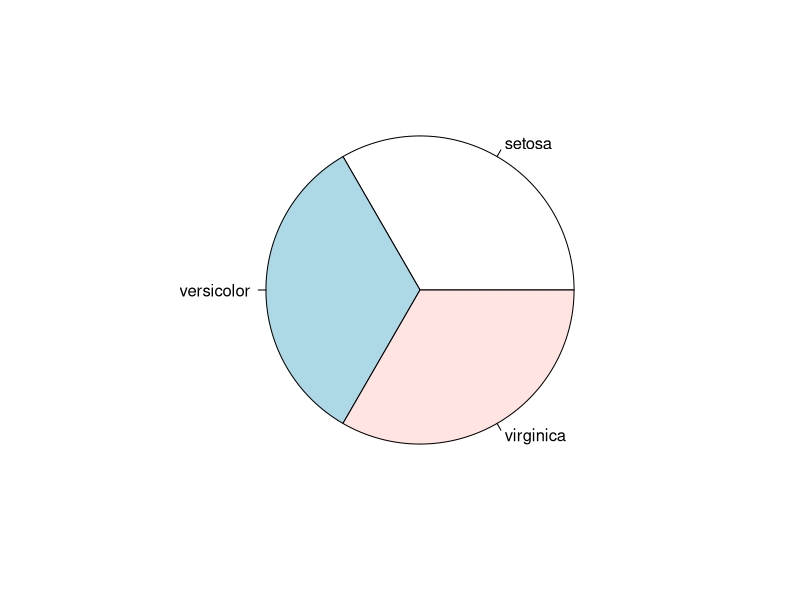
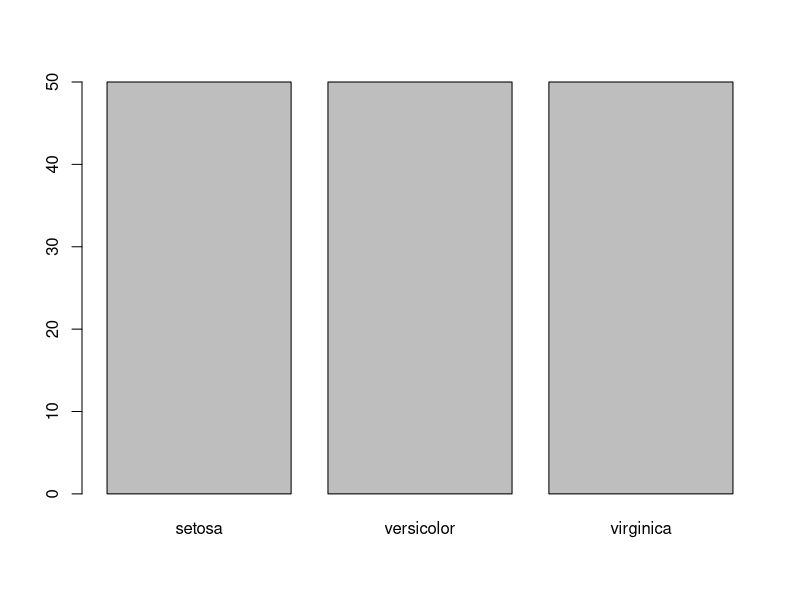
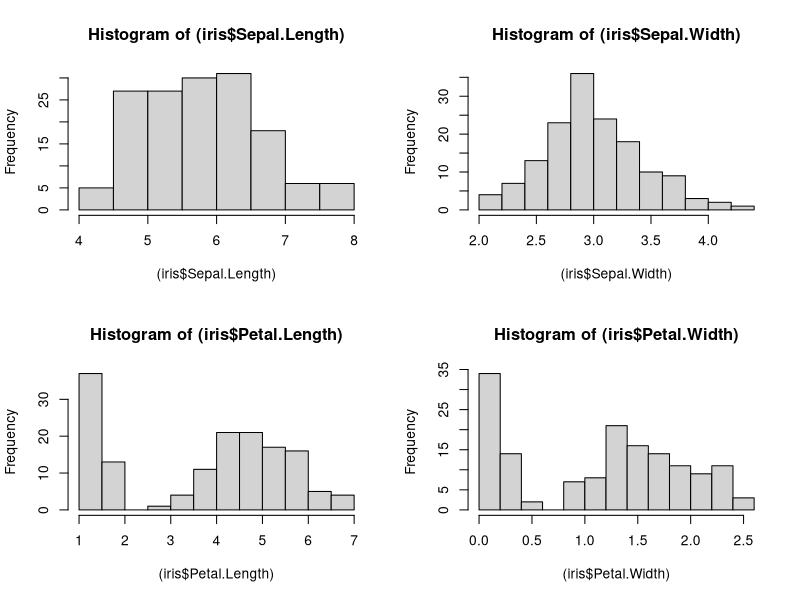
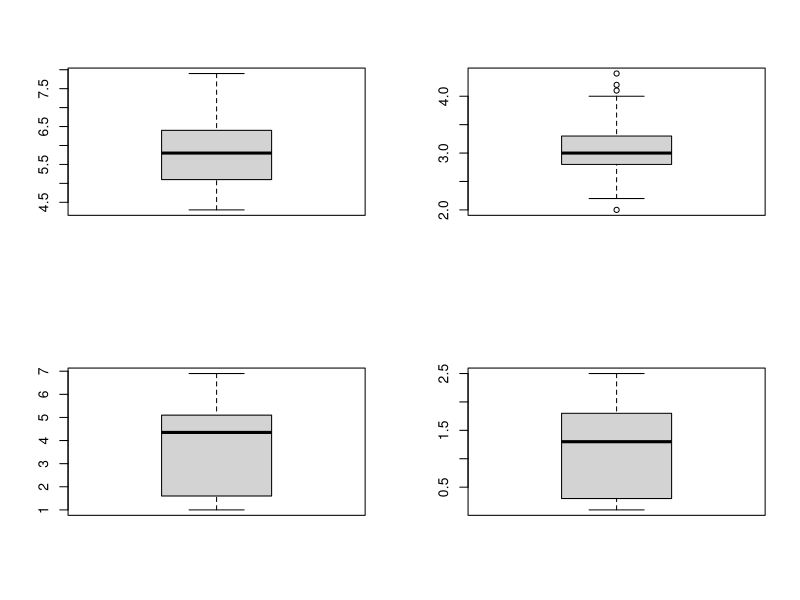
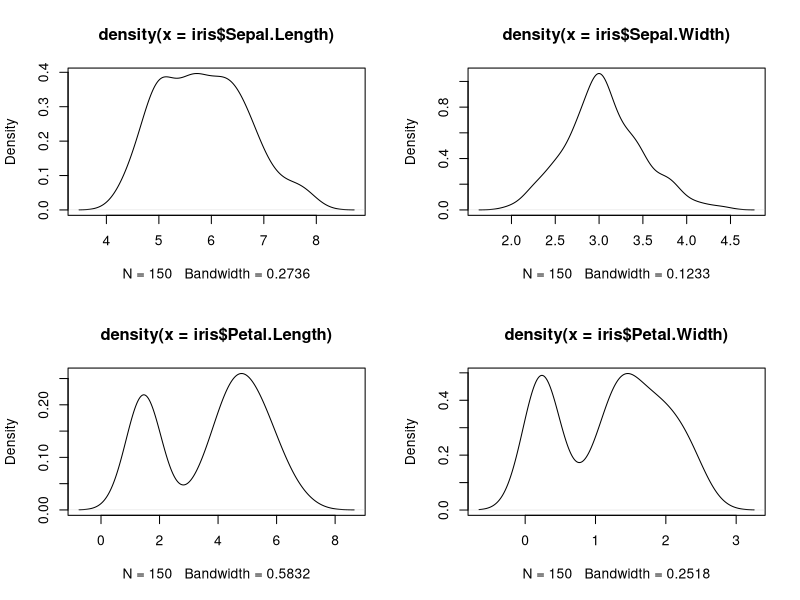
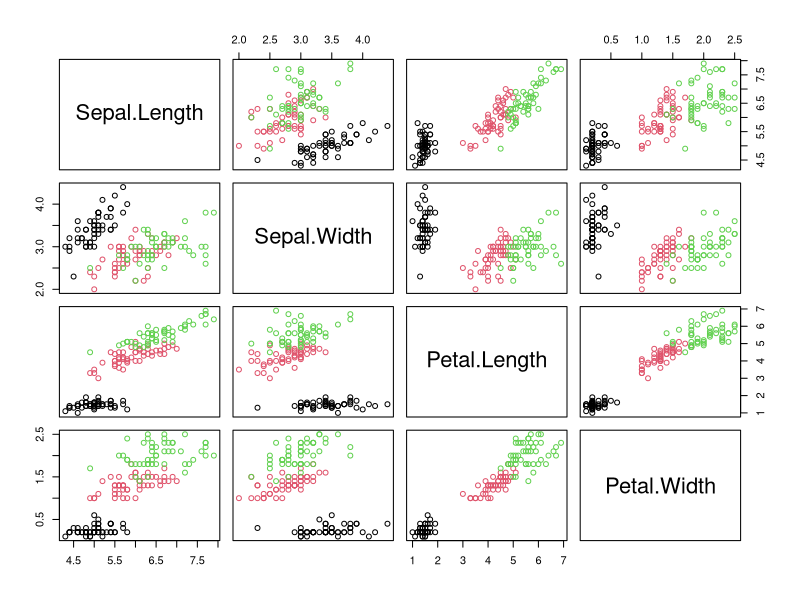

The R source for these figures, in order:
iris
summary(iris)

var(iris$Sepal.Length)
var(iris$Sepal.Width)
var(iris$Petal.Length)
var(iris$Petal.Width)

sd(iris$Sepal.Length)
sd(iris$Sepal.Width)
sd(iris$Petal.Length)
sd(iris$Petal.Width)

var(iris[,1:4]) #Na przekątnej znajdujemy wariację

IQR(iris$Sepal.Length)
IQR(iris$Sepal.Width)
IQR(iris$Petal.Length)
IQR(iris$Petal.Width)

install.packages("e1071")
library(e1071)
skewness(iris$Sepal.Length)
skewness(iris$Sepal.Width)
skewness(iris$Petal.Length)
skewness(iris$Petal.Width)

kurtosis(iris$Sepal.Length)
kurtosis(iris$Sepal.Width)
kurtosis(iris$Petal.Length)
kurtosis(iris$Petal.Width)

#moda
getmode <- function(v) {
  uniqv <- unique(v)
  uniqv[which.max(tabulate(match(v, uniqv)))]
}
getmode((iris$Sepal.Length))
getmode((iris$Sepal.Width))
getmode((iris$Petal.Length))
getmode((iris$Petal.Width))

range(iris$Sepal.Length)
range(iris$Sepal.Width)
range(iris$Petal.Length)
range(iris$Petal.Width)


pie(table(iris$Species))
barplot(table(iris$Species))

par(mfrow=c(2,2))
hist((iris$Sepal.Length))
hist((iris$Sepal.Width))
hist((iris$Petal.Length))
hist((iris$Petal.Width))

boxplot((iris$Sepal.Length))
boxplot((iris$Sepal.Width))
boxplot((iris$Petal.Length))
boxplot((iris$Petal.Width))

plot(density(iris$Sepal.Length))
plot(density(iris$Sepal.Width))
plot(density(iris$Petal.Length))
plot(density(iris$Petal.Width))

par(mfrow=c(1,1))

pairs(iris[,1:4],col=iris$Species)

#aggregate(dane,list(grupa),FUN=funkcja)
aggregate(iris[,1:4],list(iris$Species),FUN = mean)
